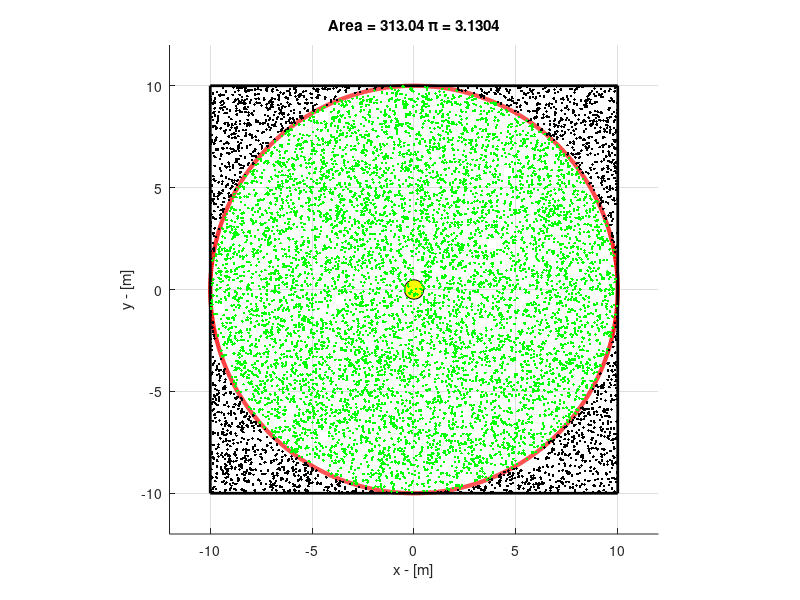

This figure's MATLAB source:
% THIS IS THE CODE FROM THE EXAMPLE ON WHAT IS MONTE CARLO.. N = 10000, not
% pi will change on each run
Radius = 10; %[m]
Simulations = 10000;
%%
x1=-Radius:0.01:Radius;
x2=Radius:-0.01:-Radius;
y1=sqrt(Radius^2-x1.^2);
y2=-y1;

x=[x1,x2];
y=[y1,y2];

plot(x,y,'r','linewidth',3)
hold on
plot(0,0,'ko','markerfacecolor','y','markersize',14)

axis equal

xlim(1.2*[-Radius Radius])
ylim(1.2*[-Radius Radius])

box off
grid on

xlabel('x - [m]')
ylabel('y - [m]')
%%

hold on
plot([-Radius Radius Radius -Radius -Radius],[Radius Radius -Radius -Radius Radius],'k','linewidth',2) 


%%
xc=-Radius+2*Radius*rand(Simulations,1);
yc=-Radius+2*Radius*rand(Simulations,1);

hold on
plot(xc,yc,'k.')

%%
index = inpolygon(xc,yc,x,y);
hold on
plot(xc(index),yc(index),'g.')
tmp = xc(index);

title(['Area = ',num2str(length(tmp)/Simulations*(2*Radius)^2),' \pi = ',num2str(4*length(tmp)/Simulations*(2*Radius)^2/(2*Radius)^2)])
